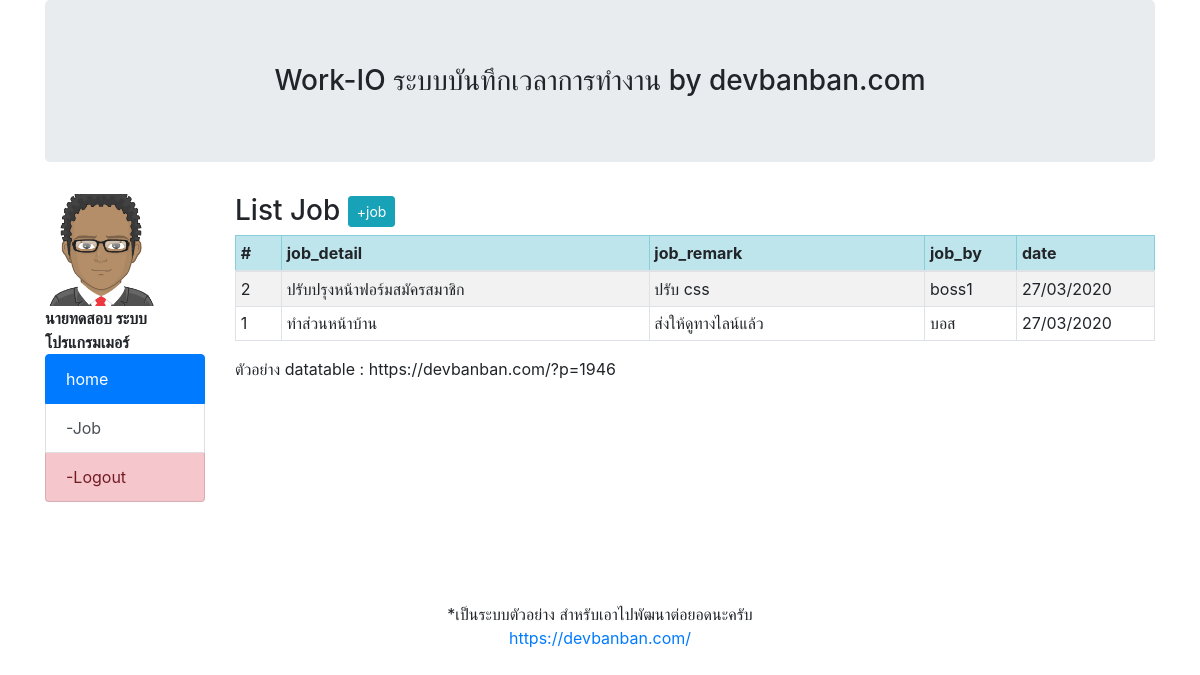
Screenshot of /job.php (signed in) with the database file from the repository.
### tables this page shows
CREATE TABLE `tbl_emp` (
  `m_id` int(11) NOT NULL,
  `m_username` varchar(50) NOT NULL,
  `m_password` varchar(50) NOT NULL,
  `m_firstname` varchar(50) NOT NULL,
  `m_name` varchar(100) NOT NULL,
  `m_lastname` varchar(100) NOT NULL,
  `m_position` varchar(100) NOT NULL,
  `m_img` varchar(100) DEFAULT NULL,
  `m_phone` varchar(20) NOT NULL,
  `m_email` varchar(50) NOT NULL,
  `m_level` varchar(10) NOT NULL,
  `m_datesave` timestamp NOT NULL DEFAULT current_timestamp()
);

CREATE TABLE `tbl_job` (
  `id` int(11) NOT NULL,
  `ref_m_id` int(11) NOT NULL,
  `job_detail` text NOT NULL,
  `job_remark` text NOT NULL,
  `job_by` varchar(200) NOT NULL,
  `date_save` timestamp NOT NULL DEFAULT current_timestamp()
);

### job.php (the view, shortened to what this page needs)
<?php
include('condb.php');
$m_id = $_SESSION['m_id'];
$queryemp = "SELECT * FROM tbl_emp WHERE m_id=$m_id";
$resultm = mysqli_query($condb, $queryemp) or die ("Error in query: $queryemp " . mysqli_error());
$rowm = mysqli_fetch_array($resultm);
?>
<!doctype html>
<html lang="en">
  <head>
    <link rel="stylesheet" href="https://stackpath.bootstrapcdn.com/bootstrap/4.4.1/css/bootstrap.min.css">
  </head>
  <body>
    <div class="container">
      <div class="row">
        <div class="col col-sm-12">
          <h3  class="jumbotron" align="center">Work-IO ระบบบันทึกเวลาการทำงาน by devbanban.com </h3>
        </div>
      </div>
    </div>
    <div class="container">
      <div class="row">
        <div class="col col-sm-2">
          <img src="img/<?php echo $rowm['m_img'];?>" width='70%'>
          <br>
          <b>
          <?php echo $rowm['m_firstname'].$rowm['m_name']. ' '.$rowm['m_lastname'];?>
          <br>
          <?php echo $rowm['m_position'];?>
          </b>
          <br>
          <div class="list-group">
            <a href="profile.php" class="list-group-item list-group-item-action active">
              home
            </a>
            <a href="job.php" class="list-group-item list-group-item-action">-Job</a>
            <a href="logout.php" class="list-group-item list-group-item-danger" onclick="return confirm('Logout??');">-Logout</a>
          </div>
        </div>
        <div class="col col-sm-10">
          <h3>List Job
          <button type="button" class="btn btn-info btn-sm" data-toggle="modal" data-target="#exampleModal" data-whatever="@mdo">+job</button>
          </h3>
          <?php
          $queryjob = "SELECT * FROM tbl_job WHERE ref_m_id = $m_id ORDER BY id DESC";
          $rs = mysqli_query($condb, $queryjob)  or die("Error:" . mysqli_error($queryjob));
          echo "
          <table class='table table-bordered table-striped table-sm'>
            <thead>
              <tr class='table-info'>
                <th width='5%'>#</td>
                <th width='40%'>job_detail</td>
                <th width='30%'>job_remark</td>
                <th width='10%'>job_by</td>
                <th width='15%'>date</td>
              </tr>
            </thead>
            ";
            foreach ($rs as $row) {
            echo "<tr>";
              echo "<td>" .$row["id"] ."</td> ";
              echo "<td>" .$row["job_detail"] .  "</td> ";
              echo "<td>" .$row["job_remark"] .  "</td> ";
              echo "<td>" .$row["job_by"] .  "</td> ";
              echo "<td>" .date('d/m/Y',strtotime($row["date_save"])) .  "</td> ";
            echo "</tr>";
            }
          echo '</table>';
          ?>
          ตัวอย่าง datatable : https://devbanban.com/?p=1946
        </div>
      </div>
    </div>
    <div class="container-fluid" style="margin-top: 100px;">
      <div class="row">
        <div class="col col-sm-12">
          <p align="center"> *เป็นระบบตัวอย่าง สำหรับเอาไปพัฒนาต่อยอดนะครับ <br>
            <a href="https://devbanban.com/" target="_blank">
              https://devbanban.com/
            </a></p>
          </div>
        </div>
      </div>
    </body>
  </html>

### rows the page displays
tbl_emp: m_img (picture), m_firstname "นาย", m_name "ทดสอบ", m_lastname "ระบบ", m_position "โปรแกรมเมอร์"
tbl_job: id "2", job_detail "ปรับปรุงหน้าฟอร์มสมัครสมาชิก", job_remark "ปรับ css", job_by "boss1", date_save "27/03/2020"
tbl_job: id "1", job_detail "ทำส่วนหน้าบ้าน", job_remark "ส่งให้ดูทางไลน์แล้ว", job_by "บอส", date_save "27/03/2020"
